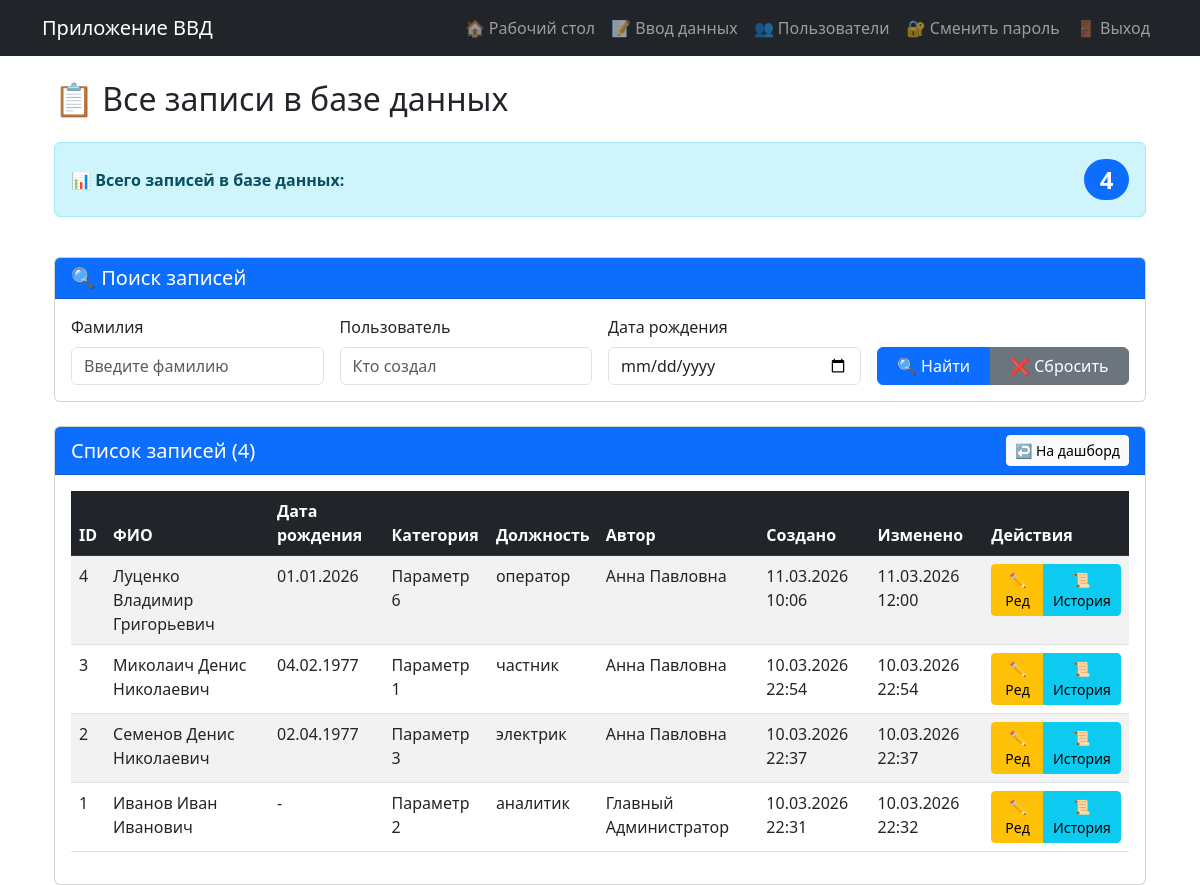
The page /records (signed in) on the database as committed earlier.
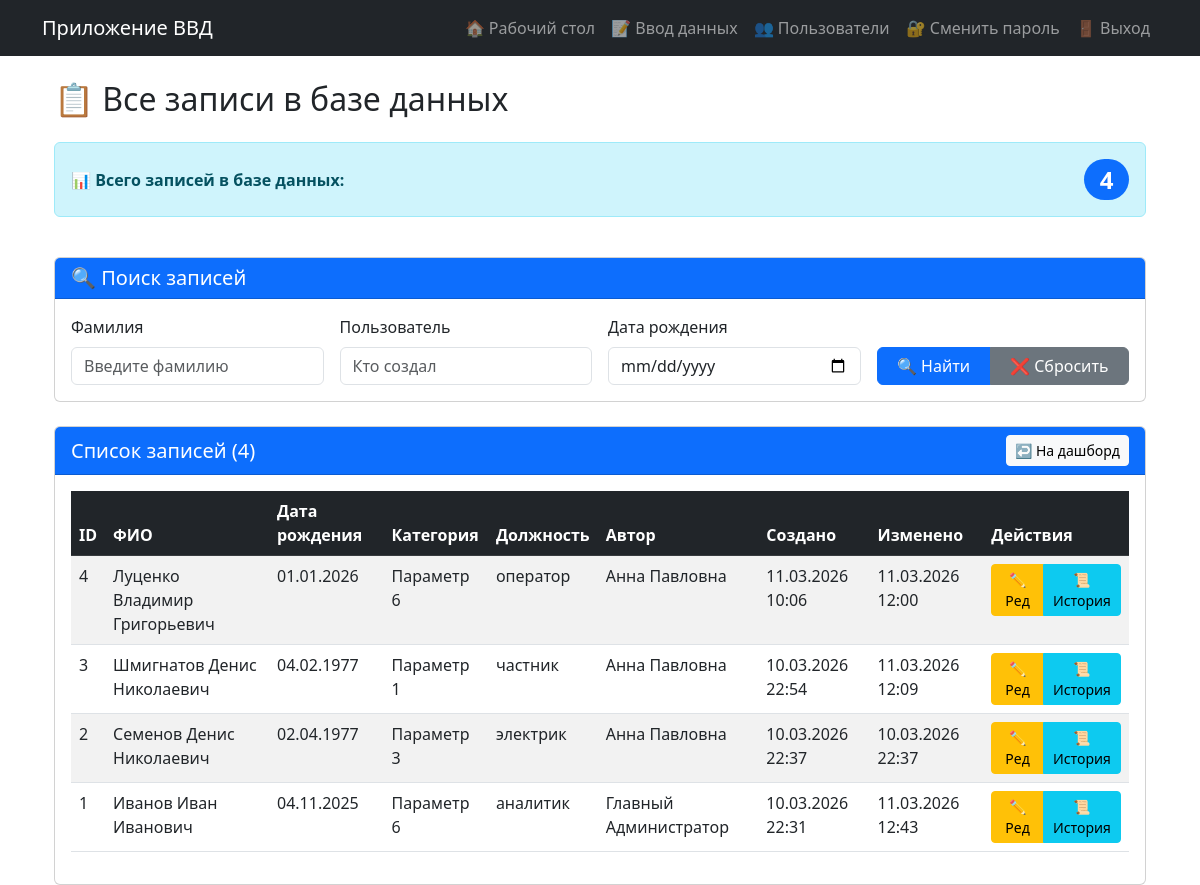
The same page on the database as committed later.
### models.py (models this page shows, shortened)
class PersonData(db.Model):  # Класс переименован!
    __tablename__ = 'person_data'  # Новое имя таблицы!
    __table_args__ = {'extend_existing': True}  # Добавлено!
    id = db.Column(db.Integer, primary_key=True)
    last_name = db.Column(db.String(100))
    first_name = db.Column(db.String(100))
    middle_name = db.Column(db.String(100))
    birth_date = db.Column(db.Date)
    date2 = db.Column(db.Date)
    place2 = db.Column(db.String(255))
    category = db.Column(db.String(200))
    category_custom = db.Column(db.String(200))
    position = db.Column(db.String(200))
    rank = db.Column(db.String(100))
    number = db.Column(db.String(100))
    lp = db.Column(db.String(255))
    lp_reason = db.Column(db.String(1000))
    place = db.Column(db.String(200))
    ppr = db.Column(db.String(200))
    place2_field = db.Column(db.String(200))
    date4 = db.Column(db.Date)
    ee = db.Column(db.Date)
    ee4 = db.Column(db.Date)
    created_at = db.Column(db.DateTime, default=datetime.now)
    updated_at = db.Column(db.DateTime, default=datetime.now, onupdate=datetime.now)
    user_id = db.Column(db.Integer, db.ForeignKey('users.id'), nullable=False)
    edit_history = db.relationship('EditHistory', backref='record', lazy='dynamic', cascade='all, delete-orphan')

class User(UserMixin, db.Model):
    __tablename__ = 'users'  # Явно указываем имя таблицы Алиса
    __table_args__ = {'extend_existing': True}  # Добавлено!
    id = db.Column(db.Integer, primary_key=True)
    username = db.Column(db.String(80), unique=True, nullable=False)
    password = db.Column(db.String(200), nullable=False)
    full_name = db.Column(db.String(100))
    role = db.Column(db.String(20), default='user')
    entries = db.relationship('PersonData', backref='author', lazy=True, cascade='all, delete-orphan')
    def is_admin(self):
        return self.role == 'admin'

### app.py (the view)
@app.route('/records')
@login_required
def all_records():
    query = PersonData.query
    search_last_name = request.args.get('search_last_name', '')
    if search_last_name:
        query = query.filter(PersonData.last_name.ilike(f'%{search_last_name}%'))
    search_user = request.args.get('search_user', '')
    if search_user:
        query = query.join(PersonData.author).filter(User.full_name.ilike(f'%{search_user}%'))
    search_birth_date = request.args.get('search_birth_date', '')
    if search_birth_date:
        try:
            birth_date = datetime.strptime(search_birth_date, '%Y-%m-%d').date()
            query = query.filter(PersonData.birth_date == birth_date)
        except ValueError:
            flash('Неверный формат даты рождения')
    records = query.order_by(PersonData.created_at.desc()).all()
    total_all_records = PersonData.query.count()  # Общее количество ВСЕХ записей
    current_records = len(records)                # Количество записей по текущему поиску
    return render_template(
        'all_records.html',
        records=records,
        search_last_name=search_last_name,
        search_user=search_user,
        search_birth_date=search_birth_date,
        total_all_records=total_all_records,
        current_records=current_records
    )

### app.py (called while the page is built)
@login_manager.user_loader
def load_user(user_id):
    return db.session.get(User, int(user_id)) #User.query.get(int(user_id))

### templates/all_records.html (shortened to what this page needs)
{% extends "base.html" %}
{% block content %}
<div class="container-fluid">
    <h2 class="mb-4">📋 Все записи в базе данных</h2>
    <div class="row mb-4">
        <div class="col-12">
            <div class="alert alert-info d-flex justify-content-between align-items-center" role="alert">
                <span>📊 <strong>Всего записей в базе данных:</strong></span>
                <span class="badge bg-primary rounded-pill fs-4">{{ total_all_records }}</span>
            </div>
        </div>
    </div>
    <div class="card mb-4">
        <div class="card-header bg-primary text-white">
            <h5 class="mb-0">🔍 Поиск записей</h5>
        </div>
        <div class="card-body">
            <form method="get" action="{{ url_for('all_records') }}" class="row g-3">
                <div class="col-md-3">
                    <label for="search_last_name" class="form-label">Фамилия</label>
                    <input type="text" class="form-control" id="search_last_name" name="search_last_name" value="{{ search_last_name }}" placeholder="Введите фамилию">
                </div>
                <div class="col-md-3">
                    <label for="search_user" class="form-label">Пользователь</label>
                    <input type="text" class="form-control" id="search_user" name="search_user" value="{{ search_user }}" placeholder="Кто создал">
                </div>
                <div class="col-md-3">
                    <label for="search_birth_date" class="form-label">Дата рождения</label>
                    <input type="date" class="form-control" id="search_birth_date" name="search_birth_date" value="{{ search_birth_date }}">
                </div>
                <div class="col-md-3 d-flex align-items-end">
                    <div class="btn-group w-100">
                        <button type="submit" class="btn btn-primary">🔍 Найти</button>
                        <a href="{{ url_for('all_records') }}" class="btn btn-secondary">❌ Сбросить</a>
                    </div>
                </div>
            </form>
        </div>
    </div>
    <div class="card">
        <div class="card-header bg-primary text-white d-flex justify-content-between align-items-center">
            <h5 class="mb-0">Список записей ({{ records|length }})</h5>
            <a href="{{ url_for('dashboard') }}" class="btn btn-light btn-sm">↩️ На дашборд</a>
        </div>
        <div class="card-body">
            {% if records %}
            <div class="table-responsive">
                <table class="table table-striped table-hover">
                    <thead class="table-dark">
                        <tr>
                            <th>ID</th>
                            <th>ФИО</th>
                            <th>Дата рождения</th>
                            <th>Категория</th>
                            <th>Должность</th>
                            <th>Автор</th>
                            <th>Создано</th>
                            <th>Изменено</th>
                            <th>Действия</th>
                        </tr>
                    </thead>
                    <tbody>
                        {% for record in records %}
                        <tr>
                            <td>{{ record.id }}</td>
                            <td>{{ record.last_name }} {{ record.first_name }} {{ record.middle_name }}</td>
                            <td>{{ record.birth_date.strftime('%d.%m.%Y') if record.birth_date else '-' }}</td>
                            <td>{{ record.category or '-' }}</td>
                            <td>{{ record.position or '-' }}</td>
                            <td>{{ record.author.full_name or record.author.username }}</td>
                            <td>{{ record.created_at.strftime('%d.%m.%Y %H:%M') }}</td>
                            <td>{{ record.updated_at.strftime('%d.%m.%Y %H:%M') if record.updated_at else '-' }}</td>
                            <td>
                                <div class="btn-group btn-group-sm">
                                    <a href="{{ url_for('edit_record', record_id=record.id) }}" class="btn btn-warning">✏️ Ред</a>
                                    <a href="{{ url_for('record_history', record_id=record.id) }}" class="btn btn-info">📜 История</a>
                                </div>
                            </td>
                        </tr>
                        {% endfor %}
                    </tbody>
                </table>
            </div>
            {% endif %}
        </div>
    </div>
</div>
{% endblock %}

### templates/base.html (shortened to what this page needs)
<!DOCTYPE html>
<html lang="ru">
<head>
    <link href="https://cdn.jsdelivr.net/npm/bootstrap@5.3.0/dist/css/bootstrap.min.css" rel="stylesheet">
</head>
<body>
    <nav class="navbar navbar-expand-lg navbar-dark bg-dark">
        <div class="container">
            <a class="navbar-brand" href="{{ url_for('dashboard') }}">Приложение ВВД</a>
            <div class="collapse navbar-collapse">
                <ul class="navbar-nav ms-auto">
                    {% if current_user.is_authenticated %}
                        <li class="nav-item">
                            <a class="nav-link" href="{{ url_for('dashboard') }}">🏠 Рабочий стол</a>
                        </li>
                        <li class="nav-item">
                            <a class="nav-link" href="{{ url_for('input_data') }}">📝 Ввод данных</a>
                        </li>
                        {% if current_user.is_admin() %}
                            <li class="nav-item">
                                <a class="nav-link" href="{{ url_for('user_list') }}">👥 Пользователи</a>
                            </li>
                        {% endif %}
                        <li class="nav-item">
                            <a class="nav-link" href="{{ url_for('change_password') }}">🔐 Сменить пароль</a>
                        </li>
                        <li class="nav-item">
                            <a class="nav-link" href="{{ url_for('logout') }}">🚪 Выход</a>
                        </li>
                        {% endif %}
                </ul>
            </div>
        </div>
    </nav>
    <div class="container mt-4">
        {% block content %}{% endblock %}
    </div>
</body>
</html>

Rows that differ between the two databases and show on the page:
changed PersonData "Параметр 1": last_name "Миколаич" → "Шмигнатов"; updated_at "10.03.2026 22:54" → "11.03.2026 12:09"
changed PersonData "Иванов": birth_date "-" → "04.11.2025"; category "Параметр 2" → "Параметр 6"; updated_at "10.03.2026 22:32" → "11.03.2026 12:43"
